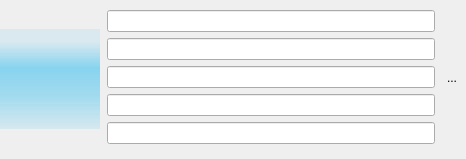
<?xml version="1.0" encoding="UTF-8"?>
<ui version="4.0">
 <class>track</class>
 <widget class="QWidget" name="track">
  <property name="geometry">
   <rect>
    <x>0</x>
    <y>0</y>
    <width>466</width>
    <height>159</height>
   </rect>
  </property>
  <property name="sizePolicy">
   <sizepolicy hsizetype="Expanding" vsizetype="Maximum">
    <horstretch>0</horstretch>
    <verstretch>0</verstretch>
   </sizepolicy>
  </property>
  <property name="windowTitle">
   <string>Form</string>
  </property>
  <property name="styleSheet">
   <string notr="true">QWidget#track{
	background-color: transparent
	border-radius:5px;
}

</string>
  </property>
  <layout class="QVBoxLayout" name="verticalLayout">
   <property name="spacing">
    <number>0</number>
   </property>
   <property name="leftMargin">
    <number>0</number>
   </property>
   <property name="topMargin">
    <number>0</number>
   </property>
   <property name="rightMargin">
    <number>0</number>
   </property>
   <property name="bottomMargin">
    <number>0</number>
   </property>
   <item>
    <widget class="QWidget" name="widget" native="true">
     <property name="styleSheet">
      <string notr="true"> QWidget#widget
       {color: silver;
         background-image:url(:/icons/texture.png), linear-gradient(hsla(0,0%,32%,.99), hsla(0,0%,27%,.95));
        selection-background-color:#3d8ec9;
        selection-color: black; background-clip: border;
        border-image: none; outline: 0;}</string>
     </property>
     <layout class="QVBoxLayout" name="verticalLayout_4">
      <property name="leftMargin">
       <number>0</number>
      </property>
      <property name="topMargin">
       <number>0</number>
      </property>
      <property name="rightMargin">
       <number>4</number>
      </property>
      <property name="bottomMargin">
       <number>0</number>
      </property>
      <item>
       <layout class="QHBoxLayout" name="horizontalLayout_2">
        <property name="spacing">
         <number>0</number>
        </property>
        <property name="leftMargin">
         <number>0</number>
        </property>
        <property name="rightMargin">
         <number>0</number>
        </property>
        <item>
         <widget class="QLabel" name="cover">
          <property name="sizePolicy">
           <sizepolicy hsizetype="Minimum" vsizetype="Minimum">
            <horstretch>0</horstretch>
            <verstretch>0</verstretch>
           </sizepolicy>
          </property>
          <property name="minimumSize">
           <size>
            <width>100</width>
            <height>100</height>
           </size>
          </property>
          <property name="maximumSize">
           <size>
            <width>100</width>
            <height>100</height>
           </size>
          </property>
          <property name="styleSheet">
           <string notr="true">background-color: qlineargradient(spread:pad, x1:0, y1:0, x2:0, y2:1, stop:0.129213 rgba(9, 178, 239, 25), stop:0.38764 rgba(9, 178, 239, 115), stop:0.679775 rgba(9, 178, 239, 84), stop:1 rgba(9, 178, 239, 27));
border:none;</string>
          </property>
          <property name="frameShape">
           <enum>QFrame::StyledPanel</enum>
          </property>
          <property name="text">
           <string/>
          </property>
          <property name="pixmap">
           <pixmap resource="icons.qrc">:/icons/sidebar/album.png</pixmap>
          </property>
          <property name="scaledContents">
           <bool>true</bool>
          </property>
          <property name="margin">
           <number>0</number>
          </property>
         </widget>
        </item>
        <item>
         <layout class="QVBoxLayout" name="verticalLayout_2">
          <property name="leftMargin">
           <number>7</number>
          </property>
          <property name="topMargin">
           <number>4</number>
          </property>
          <property name="rightMargin">
           <number>7</number>
          </property>
          <property name="bottomMargin">
           <number>4</number>
          </property>
          <item>
           <widget class="QLineEdit" name="id"/>
          </item>
          <item>
           <widget class="QLineEdit" name="url"/>
          </item>
          <item>
           <widget class="QLineEdit" name="dominant_color"/>
          </item>
          <item>
           <widget class="QLineEdit" name="songId"/>
          </item>
          <item>
           <widget class="QLineEdit" name="meta"/>
          </item>
         </layout>
        </item>
        <item>
         <layout class="QVBoxLayout" name="verticalLayout_3">
          <property name="spacing">
           <number>5</number>
          </property>
          <property name="topMargin">
           <number>3</number>
          </property>
          <property name="rightMargin">
           <number>0</number>
          </property>
          <property name="bottomMargin">
           <number>3</number>
          </property>
          <item>
           <spacer name="verticalSpacer">
            <property name="orientation">
             <enum>Qt::Vertical</enum>
            </property>
            <property name="sizeHint" stdset="0">
             <size>
              <width>20</width>
              <height>40</height>
             </size>
            </property>
           </spacer>
          </item>
          <item>
           <layout class="QHBoxLayout" name="horizontalLayout_4">
            <property name="topMargin">
             <number>0</number>
            </property>
            <item>
             <widget class="QLabel" name="playing">
              <property name="minimumSize">
               <size>
                <width>16</width>
                <height>16</height>
               </size>
              </property>
              <property name="maximumSize">
               <size>
                <width>16</width>
                <height>16</height>
               </size>
              </property>
              <property name="text">
               <string/>
              </property>
              <property name="alignment">
               <set>Qt::AlignCenter</set>
              </property>
             </widget>
            </item>
           </layout>
          </item>
          <item>
           <layout class="QHBoxLayout" name="horizontalLayout_3">
            <property name="topMargin">
             <number>0</number>
            </property>
            <item>
             <widget class="QPushButton" name="option">
              <property name="sizePolicy">
               <sizepolicy hsizetype="Maximum" vsizetype="Expanding">
                <horstretch>0</horstretch>
                <verstretch>0</verstretch>
               </sizepolicy>
              </property>
              <property name="maximumSize">
               <size>
                <width>20</width>
                <height>16777215</height>
               </size>
              </property>
              <property name="styleSheet">
               <string notr="true">border:none;</string>
              </property>
              <property name="text">
               <string>...</string>
              </property>
             </widget>
            </item>
           </layout>
          </item>
          <item>
           <layout class="QHBoxLayout" name="horizontalLayout">
            <property name="topMargin">
             <number>0</number>
            </property>
            <property name="bottomMargin">
             <number>4</number>
            </property>
            <item>
             <widget class="QLabel" name="offline">
              <property name="minimumSize">
               <size>
                <width>16</width>
                <height>16</height>
               </size>
              </property>
              <property name="maximumSize">
               <size>
                <width>16</width>
                <height>16</height>
               </size>
              </property>
              <property name="text">
               <string/>
              </property>
              <property name="alignment">
               <set>Qt::AlignCenter</set>
              </property>
              <property name="margin">
               <number>0</number>
              </property>
             </widget>
            </item>
           </layout>
          </item>
          <item>
           <spacer name="verticalSpacer_2">
            <property name="orientation">
             <enum>Qt::Vertical</enum>
            </property>
            <property name="sizeHint" stdset="0">
             <size>
              <width>20</width>
              <height>40</height>
             </size>
            </property>
           </spacer>
          </item>
         </layout>
        </item>
       </layout>
      </item>
     </layout>
    </widget>
   </item>
  </layout>
 </widget>
 <resources>
  <include location="icons.qrc"/>
 </resources>
 <connections/>
</ui>
